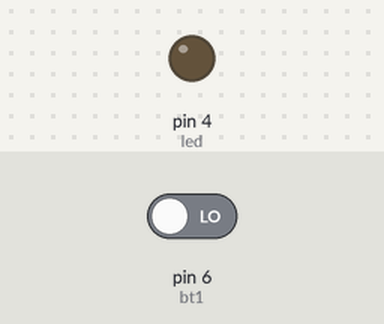
Recording of a sketch running on a simulated Arduino Uno, built with avr-gcc and run on an emulated ATmega328P. Shown: output pins drawn as LEDs (lit = HIGH). Inputs (shaded band) come from the test bench; at power-on: pin 6 (bt1) LOW.

Above: at 1.2 s.
1.3 s: pin 6 (bt1) driven HIGH
At 2.1 s:
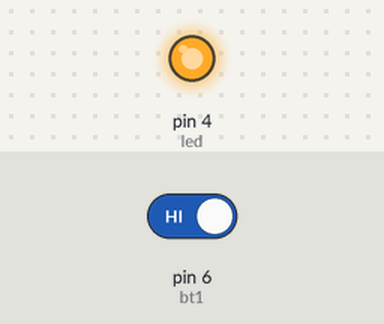
4.3 s: pin 6 (bt1) driven LOW
At 4.9 s:
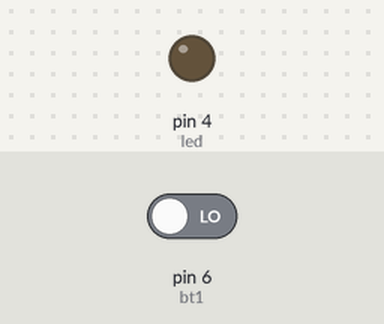
Timing chart, 0 to 7.3 s (numbered marks = the images above; inputs shaded):
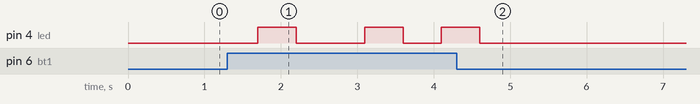

Measured:
- after the input at 1.3 s, pin 4 (led): goes HIGH 0.50 s, LOW 0.90 s, HIGH 0.50 s, LOW 0.50 s, then HIGH, starting after 0.40 s
- after the input at 4.3 s, pin 4 (led): goes on until 4.6 s, then stays LOW

The sketch:

Q07.ino
```cpp
int led = 4;
int bt1 = 6;
int click = 0;
unsigned long temp;

void setup() {
  pinMode(led, OUTPUT);
  pinMode(bt1, INPUT);
  digitalWrite(led, LOW);
}

void loop() {
  bool bt1state = digitalRead(bt1);
  if (bt1state) {
    click = click + 1;
    delay(400);
    for (int i = 0; i < click; i++) {
      digitalWrite(led, HIGH);
      delay(500);
      digitalWrite(led, LOW);
      delay(500);
    }
  }


}
```
